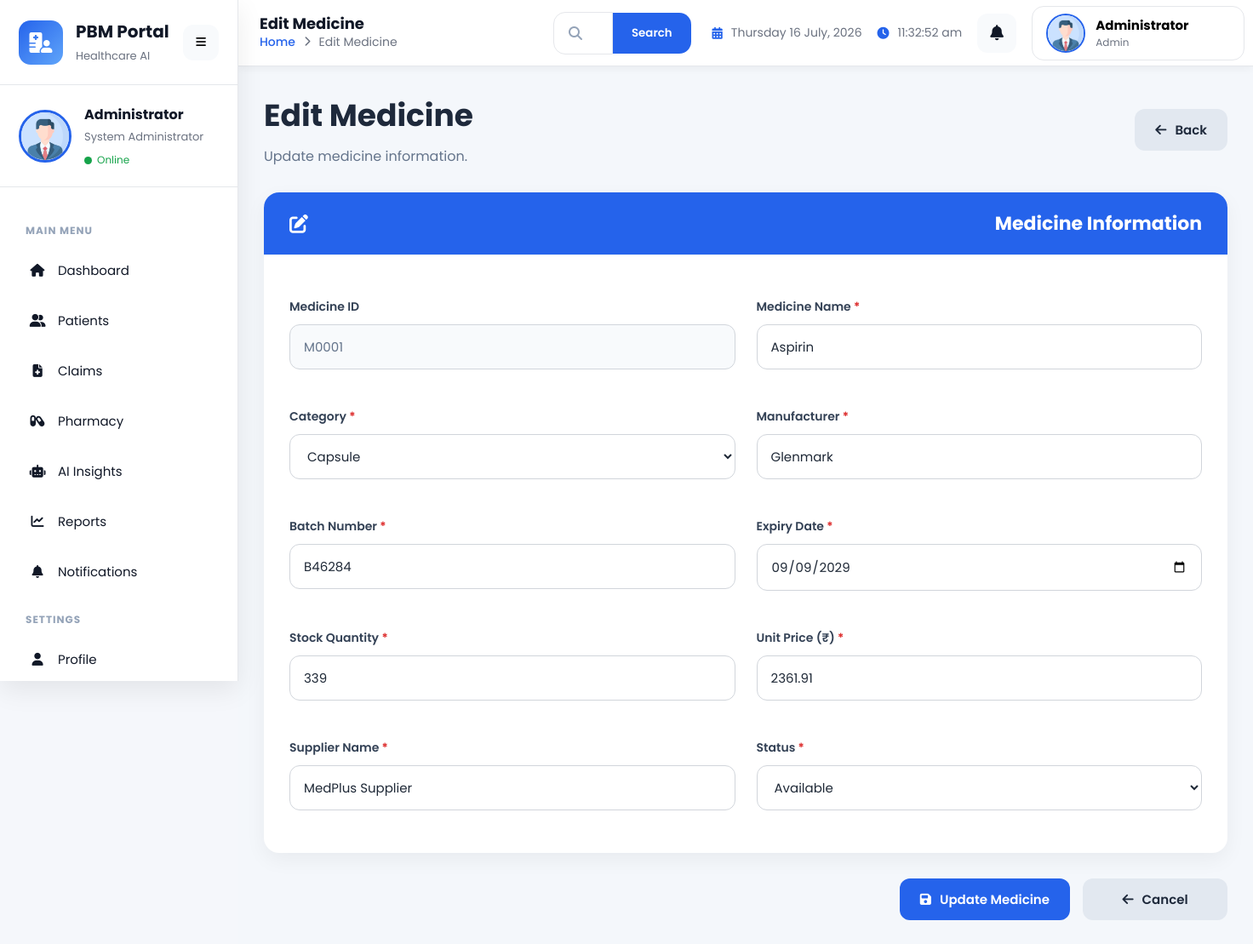
/pharmacy/edit/1, run on the app's committed database.
### app/models/pharmacy.py (models this page shows, shortened)
class Pharmacy(db.Model):
    __tablename__ = "pharmacy"
    id = db.Column(
        db.Integer,
        primary_key=True
    )
    medicine_id = db.Column(
        db.String(20),
        unique=True,
        nullable=False,
        index=True
    )
    medicine_name = db.Column(
        db.String(150),
        nullable=False
    )
    category = db.Column(
        db.String(100),
        nullable=False
    )
    manufacturer = db.Column(
        db.String(150),
        nullable=False
    )
    batch_number = db.Column(
        db.String(50),
        nullable=False
    )
    expiry_date = db.Column(
        db.Date,
        nullable=False
    )
    stock_quantity = db.Column(
        db.Integer,
        default=0,
        nullable=False
    )
    unit_price = db.Column(
        db.Float,
        nullable=False
    )
    supplier_name = db.Column(
        db.String(150)
    )
    status = db.Column(
        db.String(20),
        default="Available"
    )
    created_at = db.Column(
        db.DateTime,
        default=datetime.utcnow
    )
    updated_at = db.Column(
        db.DateTime,
        default=datetime.utcnow,
        onupdate=datetime.utcnow
    )

### app/routes/pharmacy.py (the view, shortened to what this page needs)
@pharmacy_bp.route("/edit/<int:id>", methods=["GET", "POST"])
def edit(id):
    medicine = Pharmacy.query.get_or_404(id)
    return render_template(
        "pharmacy/edit.html",
        page_title="Edit Medicine",
        medicine=medicine
    )

### app/templates/pharmacy/edit.html (shortened to what this page needs)
{% extends "dashboard_layout.html" %}
{% block extra_css %}
<link
    rel="stylesheet"
    href="{{ url_for('static', filename='css/pharmacy.css') }}">
{% endblock %}
{% block content %}
<div class="pharmacy-form-page">
    <div class="page-header">
        <div>
            <h1>
                Edit Medicine
            </h1>
            <p>
                Update medicine information.
            </p>
        </div>
        <a
            href="{{ url_for('pharmacy.index') }}"
            class="btn btn-secondary">
            <i class="fa-solid fa-arrow-left"></i>
            Back
        </a>
    </div>
    <form
        method="POST"
        class="pharmacy-form">
        <div class="form-card">
            <div class="card-header">
                <i class="fa-solid fa-pen-to-square"></i>
                <h3>
                    Medicine Information
                </h3>
            </div>
            <div class="form-grid">
                <div class="form-group">
                    <label>
                        Medicine ID
                    </label>
                    <input
                        type="text"
                        value="{{ medicine.medicine_id }}"
                        readonly>
                </div>
                <div class="form-group">
                    <label>
                        Medicine Name <span>*</span>
                    </label>
                    <input
                        type="text"
                        name="medicine_name"
                        value="{{ medicine.medicine_name }}"
                        required>
                </div>
                <div class="form-group">
                    <label>
                        Category <span>*</span>
                    </label>
                    <select
                        name="category"
                        required>
                        <option value="Capsule"
                        {% if medicine.category=="Capsule" %}selected{% endif %}>
                        Capsule
                        </option>
                    </select>
                </div>
                <div class="form-group">
                    <label>
                        Manufacturer <span>*</span>
                    </label>
                    <input
                        type="text"
                        name="manufacturer"
                        value="{{ medicine.manufacturer }}"
                        required>
                </div>
                <div class="form-group">
                    <label>
                        Batch Number <span>*</span>
                    </label>
                    <input
                        type="text"
                        name="batch_number"
                        value="{{ medicine.batch_number }}"
                        required>
                </div>
                <div class="form-group">
                    <label>
                        Expiry Date <span>*</span>
                    </label>
                    <input
                        type="date"
                        name="expiry_date"
                        value="{{ medicine.expiry_date.strftime('%Y-%m-%d') }}"
                        required>
                </div>
                <div class="form-group">
                    <label>
                        Stock Quantity <span>*</span>
                    </label>
                    <input
                        type="number"
                        name="stock_quantity"
                        value="{{ medicine.stock_quantity }}"
                        min="0"
                        required>
                </div>
                <div class="form-group">
                    <label>
                        Unit Price (₹) <span>*</span>
                    </label>
                    <input
                        type="number"
                        name="unit_price"
                        value="{{ medicine.unit_price }}"
                        min="0"
                        step="0.01"
                        required>
                </div>
                <div class="form-group">
                    <label>
                        Supplier Name <span>*</span>
                    </label>
                    <input
                        type="text"
                        name="supplier_name"
                        value="{{ medicine.supplier_name }}"
                        required>
                </div>
                <div class="form-group">
                    <label>
                        Status <span>*</span>
                    </label>
                    <select
                        name="status"
                        required>
                        <option value="Available"
                        {% if medicine.status=="Available" %}selected{% endif %}>
                        Available
                        </option>
                    </select>
                </div>
            </div>
        </div>
        <div class="form-actions">
            <button
                type="submit"
                class="btn btn-primary">
                <i class="fa-solid fa-floppy-disk"></i>
                Update Medicine
            </button>
            <a
                href="{{ url_for('pharmacy.index') }}"
                class="btn btn-secondary">
                <i class="fa-solid fa-arrow-left"></i>
                Cancel
            </a>
        </div>
    </form>
</div>
{% endblock %}

### app/static/css/components.css (style rules this page uses)
:root { --primary:#2563eb; --primary-dark:#1d4ed8; --secondary:#64748b; --success:#16a34a; --warning:#f59e0b; --danger:#dc2626; --info:#0ea5e9; --background:#f4f7fb; --surface:#ffffff; --text:#111827; --text-light:#6b7280; --border:#e5e7eb; --shadow: 0 10px 30px rgba(0,0,0,.08); --transition:.30s ease; --radius:18px; --sidebar-width:280px; --header-height:78px; }
* { margin:0; padding:0; box-sizing:border-box; }
html { scroll-behavior:smooth; }
body { font-family:"Poppins",sans-serif; background:var(--background); color:var(--text); overflow-x:hidden; }
button { border:none; background:none; cursor:pointer; font-family:inherit; }
a { color:inherit; text-decoration:none; }
input, select, textarea { font-family:inherit; }
.btn { display:inline-flex; align-items:center; justify-content:center; gap:10px; padding:14px 24px; border-radius:12px; font-weight:600; transition:.3s; }
.btn-primary { background:var(--primary); color:#ffffff; }
.card-header { display:flex; justify-content:space-between; align-items:center; margin-bottom:20px; }
.form-group { margin-bottom:20px; }

### app/static/css/dashboard.css (style rules this page uses)
.btn { transition:.30s; }

### app/static/css/pharmacy.css (style rules this page uses)
* { margin:0; padding:0; box-sizing:border-box; }
body { background:#f5f7fb; font-family:"Poppins",sans-serif; }
.fraud-page, .pharmacy-form-page, .pharmacy-details-page, .pharmacy-delete-page { width:100%; animation:fadeIn .35s ease; }
.page-header { display:flex; justify-content:space-between; align-items:center; gap:20px; flex-wrap:wrap; margin-bottom:30px; }
.page-header h1 { font-size:36px; font-weight:700; color:#1e293b; margin-bottom:8px; }
.page-header p { color:#64748b; font-size:16px; }
.btn { display:inline-flex; align-items:center; justify-content:center; gap:10px; text-decoration:none; border:none; cursor:pointer; border-radius:12px; padding:13px 24px; font-size:15px; font-weight:600; transition:.30s; }
.btn-primary { background:#2563eb; color:#ffffff; }
.btn-secondary { background:#e2e8f0; color:#1e293b; }
.card-header { display:flex; align-items:center; gap:12px; padding:22px 28px; border-bottom:1px solid #edf2f7; background:#ffffff; }
.card-header i { font-size:22px; color:#2563eb; }
.card-header h3 { font-size:22px; color:#1e293b; font-weight:700; }
.form-card { background:#ffffff; border-radius:18px; overflow:hidden; box-shadow:0 8px 25px rgba(0,0,0,.05); margin-bottom:30px; }
.pharmacy-form { width:100%; }
.form-grid { display:grid; grid-template-columns:repeat(2,1fr); gap:25px; padding:30px; }
.form-group { display:flex; flex-direction:column; }
.form-group label { font-size:14px; font-weight:600; color:#334155; margin-bottom:10px; }
.form-group label span { color:#dc2626; }
.form-group input, .form-group select, .form-group textarea { width:100%; padding:14px 16px; border:1px solid #d1d5db; border-radius:12px; background:#ffffff; font-size:15px; color:#1f2937; outline:none; transition:.3s; }
.form-group input[readonly] { background:#f8fafc; color:#64748b; cursor:not-allowed; }
.form-group select { cursor:pointer; }
.form-actions { display:flex; justify-content:flex-end; gap:15px; flex-wrap:wrap; margin-top:20px; }
.form-actions .btn { min-width:170px; }
.form-card .card-header { background:#2563eb; color:#ffffff; padding:20px 30px; display:flex; align-items:center; gap:12px; }
.form-card .card-header h3 { color:#ffffff; margin:0; font-size:22px; }
.form-card .card-header i { color:#ffffff; font-size:22px; }
.form-group input::placeholder, .form-group textarea::placeholder { color:#94a3b8; }
.form-group input:valid, .form-group select:valid { border-color:#d1d5db; }
.card, .form-card, .details-card, .delete-card, .stat-card { transition:.30s; }

### data on the page
Pharmacy: medicine_id "M0001", medicine_name "Aspirin", category "Capsule", manufacturer "Glenmark", batch_number "B46284", expiry_date "09/09/2029", stock_quantity "339", unit_price "2361.91", supplier_name "MedPlus Supplier", status "Available"

### other printed values
{{ page_title|default("Dashboard") }} "Edit Medicine"
